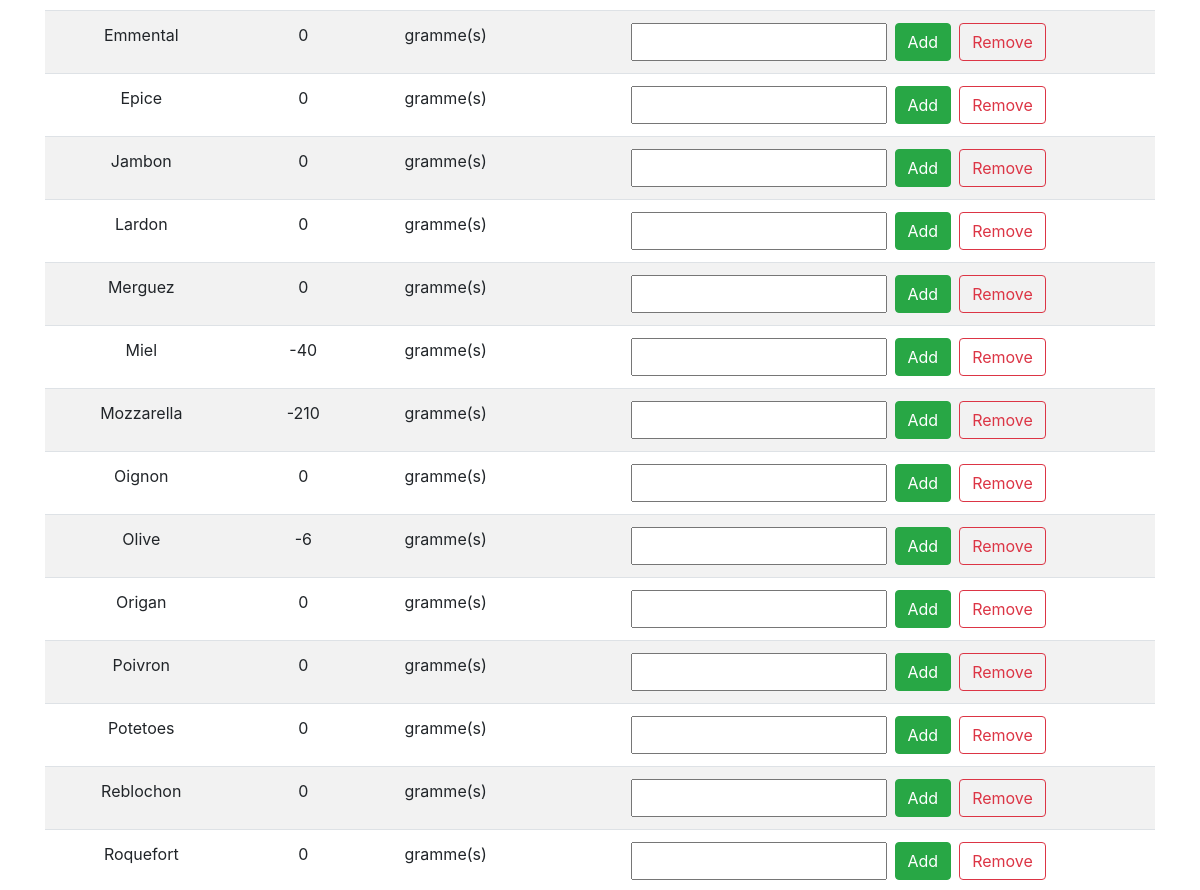
The page /ingredients/ (signed in, middle part) on the database as committed earlier.
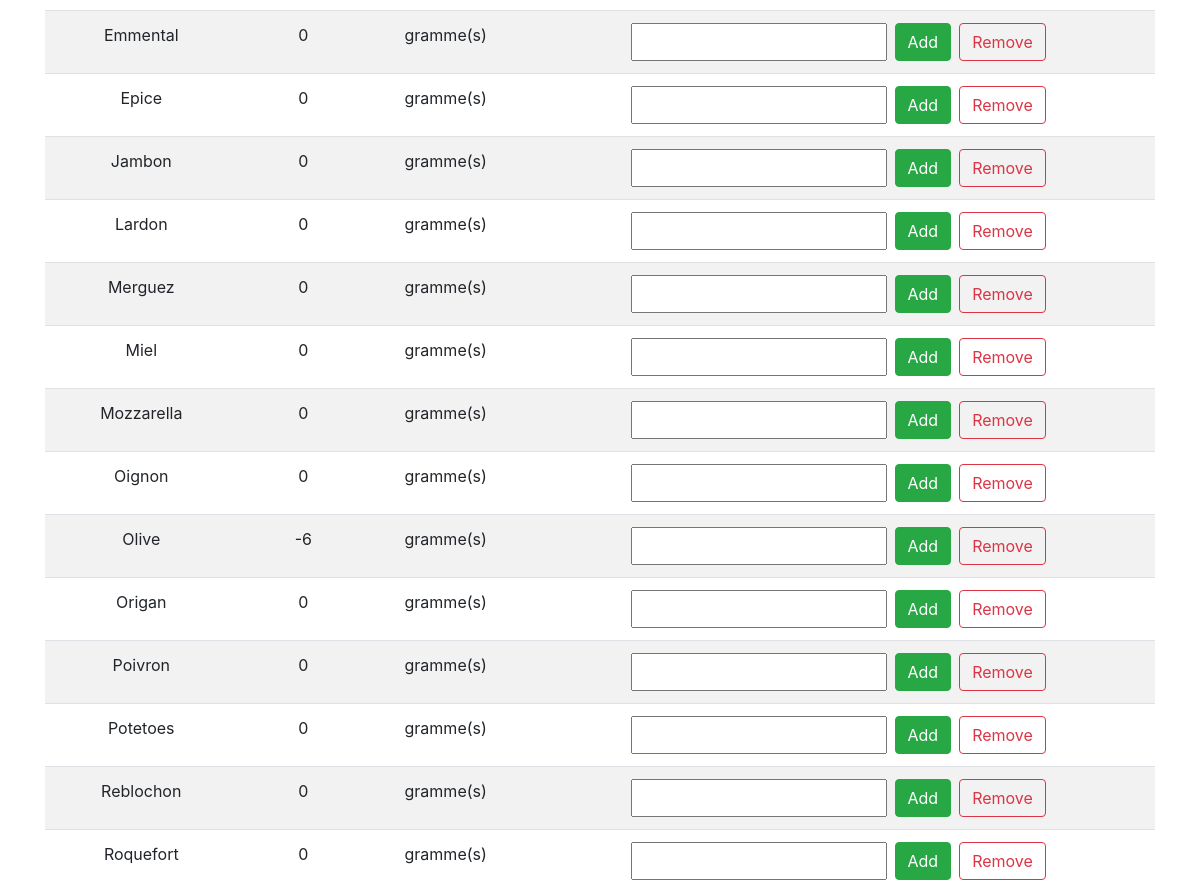
The same page on the database as committed later.
### miapizza/models.py (models this page shows, shortened)
class Ingredient(models.Model):
    class Unites(models.TextChoices):
        gramme = 'gramme(s)'
        unite = 'unité(s)'
        boite = 'boîte(s)'
    name = models.CharField(max_length=200)
    last_update = models.DateTimeField('Dernier mouvement')
    quentity = models.IntegerField(default=0)
    unit = models.CharField(max_length=10,choices=Unites.choices,default=Unites.gramme)

### miapizza/views.py (the view)
# urls.py: path('ingredients/', views.IngredientView, name='ingredients'),
@login_required
def IngredientView(request):
    template_name = 'miapizza/ingredients.html'
    ingredients = Ingredient.objects.order_by('name')[:]
    last_history = {}
    if History.objects.exists():
        last_history = {
        'message' : History.objects.last().message,
        'style' : History.objects.last().style,
        }
        History.objects.last().delete()
    context = {
        'ingredients_list': ingredients,
        'last_history': last_history
    }
    return render(request, template_name, context)

### miapizza/templates/miapizza/ingredients.html (shortened to what this page needs)
{% extends 'miapizza/base.html' %}
{% block content %}
<div class="container">
{% if ingredients_list %}
    <div class="table-responsive">
        <table class="table table-striped table-hover">
            <tbody id="ingredients_list">
            {% for ingredient in ingredients_list %}
                <tr id="{{ ingredient.name }}">
                    <td class="text-center">
                        {{ ingredient.name }}
                    </td>
                    <td class="text-center">
                        {{ ingredient.quentity }}
                    </td>
                    <td class="text-center">
                        {{ ingredient.unit }}
                    </td>
                    <td class="d-flex justify-content-center">
                        <form class="input-group-append text-center" action="{% url 'miapizza:add' %}" method="post" autocomplete="off">
                            <input type="hidden" name="id" value="{{ ingredient.id }}"><br>
                            <input type="number" name="num">
                            <input type="submit" value="Add" class="btn btn-success ml-2">
                            <input type="submit" value="Remove" class="btn btn-outline-danger ml-2" formaction="{% url 'miapizza:remove' %}" method="post">
                        </form>
                    </td>
                </tr>
            {% endfor %}
            </tbody>
        </table>
    </div>
{% else %}
    <p>Pas d'ingrédients disponible. Base de donnée vide !</p>
{% endif %}
</div>
{% endblock content %}

Rows that differ between the two databases and show on the page:
changed Ingredient "Miel": quentity "-40" → "0"
changed Ingredient "Mozzarella": quentity "-210" → "0"
